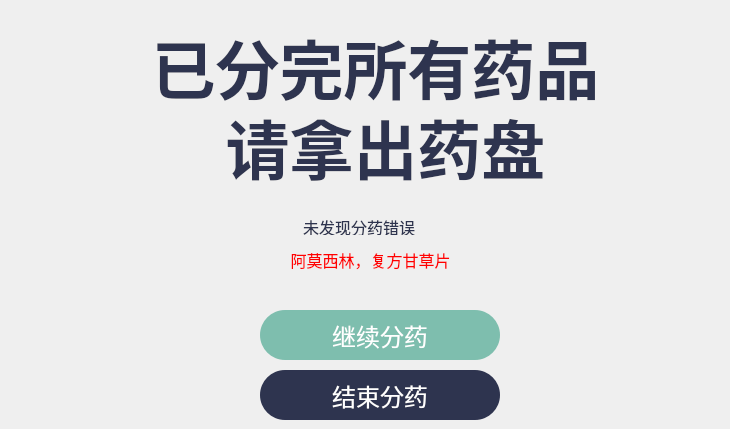
      <widget class="QWidget" name="finish_dispense_page">
       <widget class="QLabel" name="guide_msg_4">
        <property name="enabled">
         <bool>true</bool>
        </property>
        <property name="geometry">
         <rect>
          <x>40</x>
          <y>0</y>
          <width>671</width>
          <height>131</height>
         </rect>
        </property>
        <property name="styleSheet">
         <string notr="true">QLabel
{
color: #2E344F;
text-align: center;
font-family: &quot;Source Han Sans SC&quot;;
font-size: 64px;
font-style: normal;
font-weight: 700;
line-height: normal;
}</string>
        </property>
        <property name="frameShape">
         <enum>QFrame::NoFrame</enum>
        </property>
        <property name="lineWidth">
         <number>1</number>
        </property>
        <property name="text">
         <string>已分完所有药品</string>
        </property>
        <property name="textFormat">
         <enum>Qt::AutoText</enum>
        </property>
        <property name="alignment">
         <set>Qt::AlignCenter</set>
        </property>
       </widget>
       <widget class="QLabel" name="dispense_error_msg">
        <property name="geometry">
         <rect>
          <x>303</x>
          <y>219</y>
          <width>231</width>
          <height>16</height>
         </rect>
        </property>
        <property name="styleSheet">
         <string notr="true">QLabel
{
color: #2E344F;
font-family: &quot;Source Han Sans SC&quot;;
font-size: 16px;
font-style: normal;
font-weight: 400;
line-height: normal;
}</string>
        </property>
        <property name="text">
         <string>未发现分药错误</string>
        </property>
        <property name="alignment">
         <set>Qt::AlignLeading|Qt::AlignLeft|Qt::AlignVCenter</set>
        </property>
       </widget>
       <widget class="QLabel" name="check_mark_4">
        <property name="geometry">
         <rect>
          <x>280</x>
          <y>220</y>
          <width>16</width>
          <height>16</height>
         </rect>
        </property>
        <property name="text">
         <string/>
        </property>
        <property name="pixmap">
         <pixmap>imgs/green_check_mark.png</pixmap>
        </property>
        <property name="scaledContents">
         <bool>true</bool>
        </property>
        <property name="alignment">
         <set>Qt::AlignCenter</set>
        </property>
       </widget>
       <widget class="QPushButton" name="next_patient_button">
        <property name="geometry">
         <rect>
          <x>260</x>
          <y>310</y>
          <width>240</width>
          <height>50</height>
         </rect>
        </property>
        <property name="cursor">
         <cursorShape>PointingHandCursor</cursorShape>
        </property>
        <property name="layoutDirection">
         <enum>Qt::LeftToRight</enum>
        </property>
        <property name="styleSheet">
         <string notr="true">QPushButton {
	border-radius: 25px;
	background: #7EBEAE;
    border: none;
    color: #FFF;
    font-size: 24px;
    font-weight: 400;
    padding: 10px;
}

QPushButton:hover {
    background-color: #66A696;
}

QPushButton:pressed {
    background-color: #7EBEAE;
}</string>
        </property>
        <property name="text">
         <string>继续分药</string>
        </property>
       </widget>
       <widget class="QLabel" name="guide_msg_5">
        <property name="enabled">
         <bool>true</bool>
        </property>
        <property name="geometry">
         <rect>
          <x>50</x>
          <y>80</y>
          <width>671</width>
          <height>131</height>
         </rect>
        </property>
        <property name="styleSheet">
         <string notr="true">QLabel
{
color: #2E344F;
text-align: center;
font-family: &quot;Source Han Sans SC&quot;;
font-size: 64px;
font-style: normal;
font-weight: 700;
line-height: normal;
}</string>
        </property>
        <property name="frameShape">
         <enum>QFrame::NoFrame</enum>
        </property>
        <property name="lineWidth">
         <number>1</number>
        </property>
        <property name="text">
         <string>请拿出药盘</string>
        </property>
        <property name="textFormat">
         <enum>Qt::AutoText</enum>
        </property>
        <property name="alignment">
         <set>Qt::AlignCenter</set>
        </property>
       </widget>
       <widget class="QPushButton" name="finish_dispensing_button">
        <property name="geometry">
         <rect>
          <x>260</x>
          <y>370</y>
          <width>240</width>
          <height>50</height>
         </rect>
        </property>
        <property name="cursor">
         <cursorShape>PointingHandCursor</cursorShape>
        </property>
        <property name="layoutDirection">
         <enum>Qt::LeftToRight</enum>
        </property>
        <property name="styleSheet">
         <string notr="true">QPushButton {
	border-radius: 25px;
	background: #2E344F;
    border: none;
    color: #FFF;
    font-size: 24px;
    font-weight: 400;
    padding: 10px;
}

QPushButton:hover {
    background-color: #212538;
}

QPushButton:pressed {
    background-color: #2E344F;
}</string>
        </property>
        <property name="text">
         <string>结束分药</string>
        </property>
       </widget>
       <widget class="QLabel" name="error_mark_4">
        <property name="geometry">
         <rect>
          <x>280</x>
          <y>220</y>
          <width>16</width>
          <height>16</height>
         </rect>
        </property>
        <property name="text">
         <string/>
        </property>
        <property name="pixmap">
         <pixmap>imgs/red_error_mark.png</pixmap>
        </property>
        <property name="scaledContents">
         <bool>true</bool>
        </property>
        <property name="alignment">
         <set>Qt::AlignCenter</set>
        </property>
       </widget>
       <widget class="QLabel" name="fail_dispense_medicines_msg">
        <property name="geometry">
         <rect>
          <x>40</x>
          <y>250</y>
          <width>661</width>
          <height>20</height>
         </rect>
        </property>
        <property name="styleSheet">
         <string notr="true">QLabel
{
color: rgb(255, 0, 0);
font-family: &quot;Source Han Sans SC&quot;;
font-size: 16px;
font-style: normal;
font-weight: 400;
line-height: normal;
}</string>
        </property>
        <property name="text">
         <string>阿莫西林，复方甘草片</string>
        </property>
        <property name="alignment">
         <set>Qt::AlignCenter</set>
        </property>
       </widget>
      </widget>
